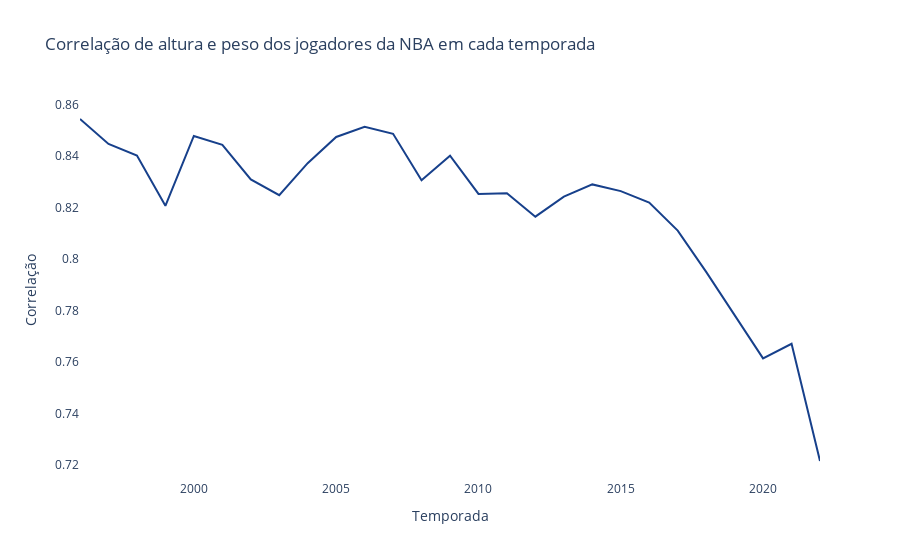

Notebook code for this chart:
### Markdown cell above
Não é de surpreender que altura e peso sejam duas variáveis intimamente relacionadas.

### Code cell
corr_over_seasons = df.groupby('season')[['player_weight','player_height']].corr().unstack().iloc[:,1]

fig = go.Figure()
fig.add_trace(go.Scatter(x=corr_over_seasons.index, 
                         y=corr_over_seasons.values,
                         mode='lines',
                         name='lines',
                         line=dict(color='#17408b')
                        ))

fig.update_layout(
    title='Correlação de altura e peso dos jogadores da NBA em cada temporada',
    xaxis_title='Temporada',
    yaxis_title='Correlação',
    plot_bgcolor='rgba(0,0,0,0)'
)

fig.show()

### Figure 1 — Plotly figure (JSON) as saved in the notebook; plotly's stock layout.template omitted (floating-point values rounded to 4 significant figures)
{"data": [{"line": {"color": "#17408b"}, "mode": "lines", "name": "lines", "type": "scatter", "x": ["1996-01-01T00:00:00", "1997-01-01T00:00:00", "1998-01-01T00:00:00", "1999-01-01T00:00:00", "2000-01-01T00:00:00", "2001-01-01T00:00:00", "2002-01-01T00:00:00", "2003-01-01T00:00:00", "2004-01-01T00:00:00", "2005-01-01T00:00:00", "2006-01-01T00:00:00", "2007-01-01T00:00:00", "2008-01-01T00:00:00", "2009-01-01T00:00:00", "2010-01-01T00:00:00", "2011-01-01T00:00:00", "2012-01-01T00:00:00", "2013-01-01T00:00:00", "2014-01-01T00:00:00", "2015-01-01T00:00:00", "2016-01-01T00:00:00", "2017-01-01T00:00:00", "2018-01-01T00:00:00", "2019-01-01T00:00:00", "2020-01-01T00:00:00", "2021-01-01T00:00:00", "2022-01-01T00:00:00"], "y": [0.8544, 0.8447, 0.8402, 0.8207, 0.8478, 0.8444, 0.8309, 0.8248, 0.8372, 0.8474, 0.8514, 0.8487, 0.8306, 0.8401, 0.8253, 0.8256, 0.8165, 0.8242, 0.829, 0.8264, 0.822, 0.8111, 0.795, 0.7784, 0.7614, 0.7671, 0.7216]}], "layout": {"plot_bgcolor": "rgba(0,0,0,0)", "title": {"text": "Correlação de altura e peso dos jogadores da NBA em cada temporada"}, "xaxis": {"title": {"text": "Temporada"}}, "yaxis": {"title": {"text": "Correlação"}}}}
